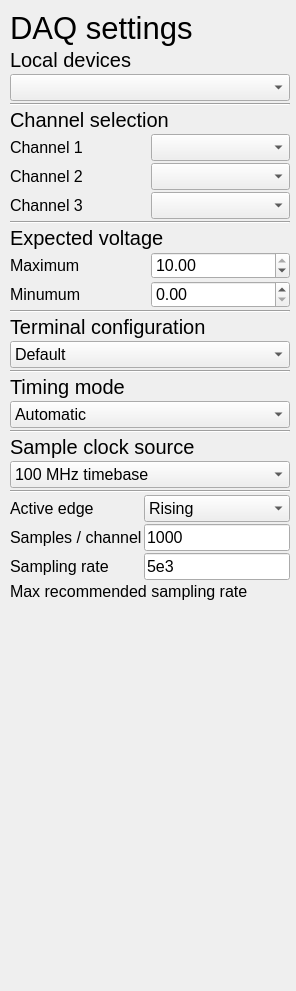
<?xml version="1.0" encoding="UTF-8"?>
<ui version="4.0">
 <class>mainWindow</class>
 <widget class="QWidget" name="mainWindow">
  <property name="geometry">
   <rect>
    <x>0</x>
    <y>0</y>
    <width>296</width>
    <height>991</height>
   </rect>
  </property>
  <property name="sizePolicy">
   <sizepolicy hsizetype="Expanding" vsizetype="Expanding">
    <horstretch>0</horstretch>
    <verstretch>0</verstretch>
   </sizepolicy>
  </property>
  <property name="minimumSize">
   <size>
    <width>0</width>
    <height>600</height>
   </size>
  </property>
  <property name="windowTitle">
   <string>Form</string>
  </property>
  <property name="styleSheet">
   <string notr="true">#MainWindow{
	/*background-color:  #140019;*/
}
/*background-color: rgb(43, 43, 43);*/

#mainFrame{
	/*background-color: #140019;*/
	border-radius: 10px;
}
QPushButton{
	/*border: 1px solid rgb(89, 89, 89); */
	background-color: #2F3133;
	padding: 10px;
	/*background-color: #040f13;*/
	/*background-color: #2b192f;*/
	border-radius: 5px;
}

QSpinBox{
	/*background-color: #333333;*/
}
QComboBox{
	/*background-color: #333333;*/
}

DisabledCBoxItem{
	/*color:  rgb(83, 83, 83);*/
}

QLineEdit{
	/*background-color: #2b192f;*/
}

Line{
	/*color: rgb(255, 255, 255);*/
	/*border-color: rgb(20, 12, 255);*/
	/*color: rgb(44, 255, 21);*/
}</string>
  </property>
  <widget class="QFrame" name="mainFrame">
   <property name="geometry">
    <rect>
     <x>0</x>
     <y>0</y>
     <width>300</width>
     <height>1000</height>
    </rect>
   </property>
   <property name="sizePolicy">
    <sizepolicy hsizetype="Preferred" vsizetype="Preferred">
     <horstretch>0</horstretch>
     <verstretch>0</verstretch>
    </sizepolicy>
   </property>
   <property name="minimumSize">
    <size>
     <width>0</width>
     <height>600</height>
    </size>
   </property>
   <property name="frameShape">
    <enum>QFrame::StyledPanel</enum>
   </property>
   <property name="frameShadow">
    <enum>QFrame::Raised</enum>
   </property>
   <layout class="QVBoxLayout" name="verticalLayout">
    <property name="spacing">
     <number>2</number>
    </property>
    <property name="leftMargin">
     <number>10</number>
    </property>
    <property name="topMargin">
     <number>10</number>
    </property>
    <property name="rightMargin">
     <number>10</number>
    </property>
    <property name="bottomMargin">
     <number>10</number>
    </property>
    <item>
     <widget class="QLabel" name="mainTitle">
      <property name="font">
       <font>
        <pointsize>23</pointsize>
       </font>
      </property>
      <property name="text">
       <string>DAQ settings</string>
      </property>
     </widget>
    </item>
    <item>
     <widget class="QLabel" name="daqDevicesLabel">
      <property name="font">
       <font>
        <pointsize>15</pointsize>
       </font>
      </property>
      <property name="text">
       <string>Local devices</string>
      </property>
     </widget>
    </item>
    <item>
     <widget class="QComboBox" name="daqDevicesCBox">
      <property name="font">
       <font>
        <pointsize>12</pointsize>
       </font>
      </property>
     </widget>
    </item>
    <item>
     <widget class="Line" name="line_4">
      <property name="orientation">
       <enum>Qt::Horizontal</enum>
      </property>
     </widget>
    </item>
    <item>
     <widget class="QLabel" name="daqChannelSelectionLabel">
      <property name="font">
       <font>
        <pointsize>15</pointsize>
       </font>
      </property>
      <property name="text">
       <string>Channel selection</string>
      </property>
     </widget>
    </item>
    <item>
     <layout class="QGridLayout" name="daqChannelSelectionGrid">
      <item row="2" column="0">
       <widget class="QLabel" name="daqChannel3Label">
        <property name="font">
         <font>
          <pointsize>12</pointsize>
         </font>
        </property>
        <property name="text">
         <string>Channel 3</string>
        </property>
       </widget>
      </item>
      <item row="1" column="0">
       <widget class="QLabel" name="daqChannel2Label">
        <property name="font">
         <font>
          <pointsize>12</pointsize>
         </font>
        </property>
        <property name="text">
         <string>Channel 2</string>
        </property>
       </widget>
      </item>
      <item row="0" column="0">
       <widget class="QLabel" name="daqChannel1Label">
        <property name="font">
         <font>
          <pointsize>12</pointsize>
         </font>
        </property>
        <property name="text">
         <string>Channel 1</string>
        </property>
       </widget>
      </item>
      <item row="0" column="1">
       <widget class="QComboBox" name="daqChannel1CBox">
        <property name="font">
         <font>
          <pointsize>12</pointsize>
         </font>
        </property>
       </widget>
      </item>
      <item row="1" column="1">
       <widget class="QComboBox" name="daqChannel2CBox">
        <property name="font">
         <font>
          <pointsize>12</pointsize>
         </font>
        </property>
       </widget>
      </item>
      <item row="2" column="1">
       <widget class="QComboBox" name="daqChannel3CBox">
        <property name="font">
         <font>
          <pointsize>12</pointsize>
         </font>
        </property>
       </widget>
      </item>
     </layout>
    </item>
    <item>
     <widget class="Line" name="line">
      <property name="orientation">
       <enum>Qt::Horizontal</enum>
      </property>
     </widget>
    </item>
    <item>
     <widget class="QLabel" name="expectedVoltageTitle">
      <property name="font">
       <font>
        <pointsize>15</pointsize>
       </font>
      </property>
      <property name="text">
       <string>Expected voltage</string>
      </property>
     </widget>
    </item>
    <item>
     <layout class="QGridLayout" name="expectedVoltageGrid">
      <item row="1" column="1">
       <widget class="QDoubleSpinBox" name="doubleSpinBox">
        <property name="font">
         <font>
          <pointsize>12</pointsize>
         </font>
        </property>
        <property name="locale">
         <locale language="English" country="UnitedStates"/>
        </property>
        <property name="maximum">
         <double>10.000000000000000</double>
        </property>
        <property name="singleStep">
         <double>0.100000000000000</double>
        </property>
       </widget>
      </item>
      <item row="1" column="0">
       <widget class="QLabel" name="minExpectedVoltageLabel">
        <property name="font">
         <font>
          <pointsize>12</pointsize>
         </font>
        </property>
        <property name="text">
         <string>Minumum</string>
        </property>
       </widget>
      </item>
      <item row="0" column="0">
       <widget class="QLabel" name="maxExpectedVoltageLabel">
        <property name="font">
         <font>
          <pointsize>12</pointsize>
         </font>
        </property>
        <property name="text">
         <string>Maximum</string>
        </property>
       </widget>
      </item>
      <item row="0" column="1">
       <widget class="QDoubleSpinBox" name="doubleSpinBox_2">
        <property name="font">
         <font>
          <pointsize>12</pointsize>
         </font>
        </property>
        <property name="locale">
         <locale language="English" country="UnitedStates"/>
        </property>
        <property name="maximum">
         <double>10.000000000000000</double>
        </property>
        <property name="singleStep">
         <double>0.100000000000000</double>
        </property>
        <property name="value">
         <double>10.000000000000000</double>
        </property>
       </widget>
      </item>
     </layout>
    </item>
    <item>
     <widget class="Line" name="line_2">
      <property name="orientation">
       <enum>Qt::Horizontal</enum>
      </property>
     </widget>
    </item>
    <item>
     <widget class="QLabel" name="terminalConfigurationTitle">
      <property name="font">
       <font>
        <pointsize>15</pointsize>
       </font>
      </property>
      <property name="text">
       <string>Terminal configuration</string>
      </property>
     </widget>
    </item>
    <item>
     <widget class="QComboBox" name="terminalConfigurationCBox">
      <property name="font">
       <font>
        <pointsize>12</pointsize>
       </font>
      </property>
      <item>
       <property name="text">
        <string>Default</string>
       </property>
      </item>
      <item>
       <property name="text">
        <string>Differential</string>
       </property>
      </item>
      <item>
       <property name="text">
        <string>NRSE</string>
       </property>
      </item>
      <item>
       <property name="text">
        <string>Pseudo differential</string>
       </property>
      </item>
      <item>
       <property name="text">
        <string>RSE</string>
       </property>
      </item>
     </widget>
    </item>
    <item>
     <widget class="Line" name="line_3">
      <property name="orientation">
       <enum>Qt::Horizontal</enum>
      </property>
     </widget>
    </item>
    <item>
     <widget class="QLabel" name="timingModeTitle">
      <property name="font">
       <font>
        <pointsize>15</pointsize>
       </font>
      </property>
      <property name="text">
       <string>Timing mode</string>
      </property>
     </widget>
    </item>
    <item>
     <widget class="QComboBox" name="daqTimingModeCBox">
      <property name="font">
       <font>
        <pointsize>12</pointsize>
       </font>
      </property>
      <item>
       <property name="text">
        <string>Automatic</string>
       </property>
      </item>
      <item>
       <property name="text">
        <string>Best 50 Hz rejection</string>
       </property>
      </item>
      <item>
       <property name="text">
        <string>Best 60 Hz rejection</string>
       </property>
      </item>
      <item>
       <property name="text">
        <string>Custom</string>
       </property>
      </item>
      <item>
       <property name="text">
        <string>High resolution</string>
       </property>
      </item>
      <item>
       <property name="text">
        <string>High speed</string>
       </property>
      </item>
     </widget>
    </item>
    <item>
     <widget class="Line" name="line_6">
      <property name="orientation">
       <enum>Qt::Horizontal</enum>
      </property>
     </widget>
    </item>
    <item>
     <widget class="QLabel" name="sampleClockSourceTitle">
      <property name="font">
       <font>
        <pointsize>15</pointsize>
       </font>
      </property>
      <property name="text">
       <string>Sample clock source</string>
      </property>
     </widget>
    </item>
    <item>
     <widget class="QComboBox" name="sampleClockSourceCBox">
      <property name="font">
       <font>
        <pointsize>12</pointsize>
       </font>
      </property>
      <item>
       <property name="text">
        <string>100 MHz timebase</string>
       </property>
      </item>
      <item>
       <property name="text">
        <string>80 MHz timebase</string>
       </property>
      </item>
      <item>
       <property name="text">
        <string>20 MHz timebase</string>
       </property>
      </item>
      <item>
       <property name="text">
        <string>8 MHz timebase</string>
       </property>
      </item>
      <item>
       <property name="text">
        <string>Same source as Master Timebase</string>
       </property>
      </item>
      <item>
       <property name="text">
        <string>Same source as Sample Clock timebase</string>
       </property>
      </item>
     </widget>
    </item>
    <item>
     <widget class="Line" name="line_5">
      <property name="orientation">
       <enum>Qt::Horizontal</enum>
      </property>
     </widget>
    </item>
    <item>
     <layout class="QGridLayout" name="gridLayout">
      <item row="2" column="1">
       <widget class="QLineEdit" name="samplesPerChannel">
        <property name="font">
         <font>
          <pointsize>12</pointsize>
         </font>
        </property>
        <property name="text">
         <string>1000</string>
        </property>
       </widget>
      </item>
      <item row="2" column="0">
       <widget class="QLabel" name="samplesPerChannelLabel">
        <property name="font">
         <font>
          <pointsize>12</pointsize>
         </font>
        </property>
        <property name="text">
         <string>Samples / channel</string>
        </property>
       </widget>
      </item>
      <item row="1" column="0">
       <widget class="QLabel" name="daqActiveEdgeLabel">
        <property name="font">
         <font>
          <pointsize>12</pointsize>
         </font>
        </property>
        <property name="text">
         <string>Active edge</string>
        </property>
       </widget>
      </item>
      <item row="1" column="1">
       <widget class="QComboBox" name="daqActiveEdge">
        <property name="font">
         <font>
          <pointsize>12</pointsize>
         </font>
        </property>
        <item>
         <property name="text">
          <string>Rising</string>
         </property>
        </item>
        <item>
         <property name="text">
          <string>Falling</string>
         </property>
        </item>
       </widget>
      </item>
      <item row="3" column="0">
       <widget class="QLabel" name="daqSamplingModeLabel">
        <property name="minimumSize">
         <size>
          <width>125</width>
          <height>0</height>
         </size>
        </property>
        <property name="font">
         <font>
          <pointsize>12</pointsize>
         </font>
        </property>
        <property name="text">
         <string>Sampling rate</string>
        </property>
       </widget>
      </item>
      <item row="3" column="1">
       <widget class="QLineEdit" name="daqSamplingRate">
        <property name="font">
         <font>
          <pointsize>12</pointsize>
         </font>
        </property>
        <property name="text">
         <string>5e3</string>
        </property>
       </widget>
      </item>
     </layout>
    </item>
    <item>
     <widget class="QLabel" name="maxRecommendedSamplingLabel">
      <property name="font">
       <font>
        <pointsize>12</pointsize>
       </font>
      </property>
      <property name="text">
       <string>Max recommended sampling rate</string>
      </property>
     </widget>
    </item>
    <item>
     <widget class="QLabel" name="maxRecommendedSamplingValue">
      <property name="font">
       <font>
        <pointsize>12</pointsize>
       </font>
      </property>
      <property name="text">
       <string/>
      </property>
     </widget>
    </item>
    <item>
     <spacer name="verticalSpacer">
      <property name="orientation">
       <enum>Qt::Vertical</enum>
      </property>
      <property name="sizeHint" stdset="0">
       <size>
        <width>20</width>
        <height>40</height>
       </size>
      </property>
     </spacer>
    </item>
   </layout>
  </widget>
 </widget>
 <resources/>
 <connections/>
</ui>
